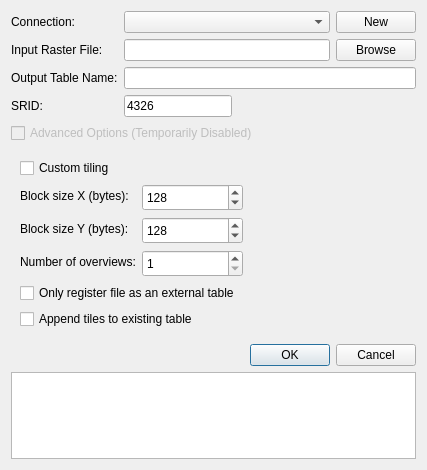
<?xml version="1.0" encoding="UTF-8"?>
<ui version="4.0">
 <class>DlgRasterLoader</class>
 <widget class="QDialog" name="DlgRasterLoader">
  <property name="geometry">
   <rect>
    <x>0</x>
    <y>0</y>
    <width>427</width>
    <height>470</height>
   </rect>
  </property>
  <property name="windowTitle">
   <string>Load Raster to Postgis</string>
  </property>
  <layout class="QGridLayout" name="gridLayout">
   <item row="0" column="0">
    <widget class="QLabel" name="label_4">
     <property name="sizePolicy">
      <sizepolicy hsizetype="Fixed" vsizetype="Preferred">
       <horstretch>0</horstretch>
       <verstretch>0</verstretch>
      </sizepolicy>
     </property>
     <property name="text">
      <string>Connection:</string>
     </property>
    </widget>
   </item>
   <item row="0" column="1">
    <layout class="QHBoxLayout" name="horizontalLayout_2">
     <item>
      <widget class="QComboBox" name="comboBox"/>
     </item>
     <item>
      <widget class="QPushButton" name="pushButton_2">
       <property name="sizePolicy">
        <sizepolicy hsizetype="Fixed" vsizetype="Fixed">
         <horstretch>0</horstretch>
         <verstretch>0</verstretch>
        </sizepolicy>
       </property>
       <property name="text">
        <string>New</string>
       </property>
      </widget>
     </item>
    </layout>
   </item>
   <item row="1" column="0">
    <widget class="QLabel" name="label">
     <property name="text">
      <string>Input Raster File:</string>
     </property>
    </widget>
   </item>
   <item row="1" column="1">
    <layout class="QHBoxLayout" name="horizontalLayout">
     <item>
      <widget class="QLineEdit" name="lineEdit"/>
     </item>
     <item>
      <widget class="QPushButton" name="pushButton">
       <property name="text">
        <string>Browse</string>
       </property>
      </widget>
     </item>
    </layout>
   </item>
   <item row="2" column="0">
    <widget class="QLabel" name="label_3">
     <property name="text">
      <string>Output Table Name:</string>
     </property>
    </widget>
   </item>
   <item row="2" column="1">
    <widget class="QLineEdit" name="lineEdit_3"/>
   </item>
   <item row="3" column="0">
    <widget class="QLabel" name="label_5">
     <property name="sizePolicy">
      <sizepolicy hsizetype="Fixed" vsizetype="Preferred">
       <horstretch>0</horstretch>
       <verstretch>0</verstretch>
      </sizepolicy>
     </property>
     <property name="text">
      <string>SRID:</string>
     </property>
    </widget>
   </item>
   <item row="3" column="1">
    <widget class="QLineEdit" name="lineEdit_2">
     <property name="sizePolicy">
      <sizepolicy hsizetype="Fixed" vsizetype="Fixed">
       <horstretch>0</horstretch>
       <verstretch>0</verstretch>
      </sizepolicy>
     </property>
     <property name="text">
      <string>4326</string>
     </property>
    </widget>
   </item>
   <item row="5" column="0" colspan="2">
    <widget class="QWidget" name="widget" native="true">
     <property name="enabled">
      <bool>true</bool>
     </property>
     <property name="mouseTracking">
      <bool>false</bool>
     </property>
     <layout class="QFormLayout" name="formLayout">
      <property name="fieldGrowthPolicy">
       <enum>QFormLayout::ExpandingFieldsGrow</enum>
      </property>
      <item row="0" column="0">
       <widget class="QCheckBox" name="checkBox_4">
        <property name="text">
         <string>Custom tiling</string>
        </property>
        <property name="checked">
         <bool>false</bool>
        </property>
       </widget>
      </item>
      <item row="1" column="0">
       <widget class="QLabel" name="label_6">
        <property name="sizePolicy">
         <sizepolicy hsizetype="Fixed" vsizetype="Preferred">
          <horstretch>0</horstretch>
          <verstretch>0</verstretch>
         </sizepolicy>
        </property>
        <property name="text">
         <string>Block size X (bytes): </string>
        </property>
       </widget>
      </item>
      <item row="1" column="1">
       <widget class="QSpinBox" name="spinBox_2">
        <property name="sizePolicy">
         <sizepolicy hsizetype="Fixed" vsizetype="Fixed">
          <horstretch>0</horstretch>
          <verstretch>0</verstretch>
         </sizepolicy>
        </property>
        <property name="minimumSize">
         <size>
          <width>101</width>
          <height>27</height>
         </size>
        </property>
        <property name="maximumSize">
         <size>
          <width>101</width>
          <height>27</height>
         </size>
        </property>
        <property name="minimum">
         <number>16</number>
        </property>
        <property name="maximum">
         <number>16384</number>
        </property>
        <property name="value">
         <number>128</number>
        </property>
       </widget>
      </item>
      <item row="3" column="0">
       <widget class="QLabel" name="label_8">
        <property name="sizePolicy">
         <sizepolicy hsizetype="Fixed" vsizetype="Preferred">
          <horstretch>0</horstretch>
          <verstretch>0</verstretch>
         </sizepolicy>
        </property>
        <property name="text">
         <string>Block size Y (bytes): </string>
        </property>
       </widget>
      </item>
      <item row="3" column="1">
       <widget class="QSpinBox" name="spinBox_3">
        <property name="sizePolicy">
         <sizepolicy hsizetype="Fixed" vsizetype="Fixed">
          <horstretch>0</horstretch>
          <verstretch>0</verstretch>
         </sizepolicy>
        </property>
        <property name="minimumSize">
         <size>
          <width>101</width>
          <height>27</height>
         </size>
        </property>
        <property name="maximumSize">
         <size>
          <width>101</width>
          <height>27</height>
         </size>
        </property>
        <property name="minimum">
         <number>16</number>
        </property>
        <property name="maximum">
         <number>16384</number>
        </property>
        <property name="value">
         <number>128</number>
        </property>
       </widget>
      </item>
      <item row="4" column="0">
       <widget class="QLabel" name="label_7">
        <property name="sizePolicy">
         <sizepolicy hsizetype="Fixed" vsizetype="Preferred">
          <horstretch>0</horstretch>
          <verstretch>0</verstretch>
         </sizepolicy>
        </property>
        <property name="text">
         <string>Number of overviews:</string>
        </property>
       </widget>
      </item>
      <item row="4" column="1">
       <widget class="QSpinBox" name="spinBox">
        <property name="sizePolicy">
         <sizepolicy hsizetype="Fixed" vsizetype="Fixed">
          <horstretch>0</horstretch>
          <verstretch>0</verstretch>
         </sizepolicy>
        </property>
        <property name="minimumSize">
         <size>
          <width>101</width>
          <height>27</height>
         </size>
        </property>
        <property name="maximumSize">
         <size>
          <width>101</width>
          <height>27</height>
         </size>
        </property>
        <property name="minimum">
         <number>1</number>
        </property>
        <property name="value">
         <number>1</number>
        </property>
       </widget>
      </item>
      <item row="5" column="0" colspan="2">
       <widget class="QCheckBox" name="checkBox_2">
        <property name="text">
         <string>Only register file as an external table</string>
        </property>
       </widget>
      </item>
      <item row="6" column="0" colspan="2">
       <widget class="QCheckBox" name="checkBox_3">
        <property name="text">
         <string>Append tiles to existing table</string>
        </property>
       </widget>
      </item>
     </layout>
    </widget>
   </item>
   <item row="6" column="0" colspan="2">
    <widget class="QDialogButtonBox" name="buttonBox">
     <property name="orientation">
      <enum>Qt::Horizontal</enum>
     </property>
     <property name="standardButtons">
      <set>QDialogButtonBox::Cancel|QDialogButtonBox::Ok</set>
     </property>
    </widget>
   </item>
   <item row="7" column="0" colspan="2">
    <widget class="QPlainTextEdit" name="plainTextEdit"/>
   </item>
   <item row="4" column="0" colspan="2">
    <widget class="QCheckBox" name="checkBox">
     <property name="enabled">
      <bool>false</bool>
     </property>
     <property name="text">
      <string>Advanced Options (Temporarily Disabled)</string>
     </property>
     <property name="checkable">
      <bool>true</bool>
     </property>
    </widget>
   </item>
  </layout>
 </widget>
 <resources/>
 <connections>
  <connection>
   <sender>buttonBox</sender>
   <signal>rejected()</signal>
   <receiver>DlgRasterLoader</receiver>
   <slot>reject()</slot>
   <hints>
    <hint type="sourcelabel">
     <x>329</x>
     <y>347</y>
    </hint>
    <hint type="destinationlabel">
     <x>286</x>
     <y>274</y>
    </hint>
   </hints>
  </connection>
  <connection>
   <sender>checkBox</sender>
   <signal>toggled(bool)</signal>
   <receiver>widget</receiver>
   <slot>setVisible(bool)</slot>
   <hints>
    <hint type="sourcelabel">
     <x>89</x>
     <y>138</y>
    </hint>
    <hint type="destinationlabel">
     <x>170</x>
     <y>215</y>
    </hint>
   </hints>
  </connection>
  <connection>
   <sender>checkBox_4</sender>
   <signal>toggled(bool)</signal>
   <receiver>spinBox_2</receiver>
   <slot>setEnabled(bool)</slot>
   <hints>
    <hint type="sourcelabel">
     <x>87</x>
     <y>167</y>
    </hint>
    <hint type="destinationlabel">
     <x>233</x>
     <y>198</y>
    </hint>
   </hints>
  </connection>
  <connection>
   <sender>checkBox_4</sender>
   <signal>toggled(bool)</signal>
   <receiver>spinBox_3</receiver>
   <slot>setEnabled(bool)</slot>
   <hints>
    <hint type="sourcelabel">
     <x>87</x>
     <y>167</y>
    </hint>
    <hint type="destinationlabel">
     <x>233</x>
     <y>233</y>
    </hint>
   </hints>
  </connection>
  <connection>
   <sender>pushButton</sender>
   <signal>clicked()</signal>
   <receiver>DlgRasterLoader</receiver>
   <slot>browseRaster()</slot>
   <hints>
    <hint type="sourcelabel">
     <x>383</x>
     <y>46</y>
    </hint>
    <hint type="destinationlabel">
     <x>381</x>
     <y>120</y>
    </hint>
   </hints>
  </connection>
  <connection>
   <sender>pushButton_2</sender>
   <signal>clicked()</signal>
   <receiver>DlgRasterLoader</receiver>
   <slot>newConnection()</slot>
   <hints>
    <hint type="sourcelabel">
     <x>409</x>
     <y>12</y>
    </hint>
    <hint type="destinationlabel">
     <x>275</x>
     <y>97</y>
    </hint>
   </hints>
  </connection>
  <connection>
   <sender>buttonBox</sender>
   <signal>accepted()</signal>
   <receiver>DlgRasterLoader</receiver>
   <slot>loadRaster()</slot>
   <hints>
    <hint type="sourcelabel">
     <x>296</x>
     <y>336</y>
    </hint>
    <hint type="destinationlabel">
     <x>233</x>
     <y>122</y>
    </hint>
   </hints>
  </connection>
 </connections>
 <slots>
  <slot>browseRaster()</slot>
  <slot>loadRaster()</slot>
  <slot>newConnection()</slot>
 </slots>
</ui>
